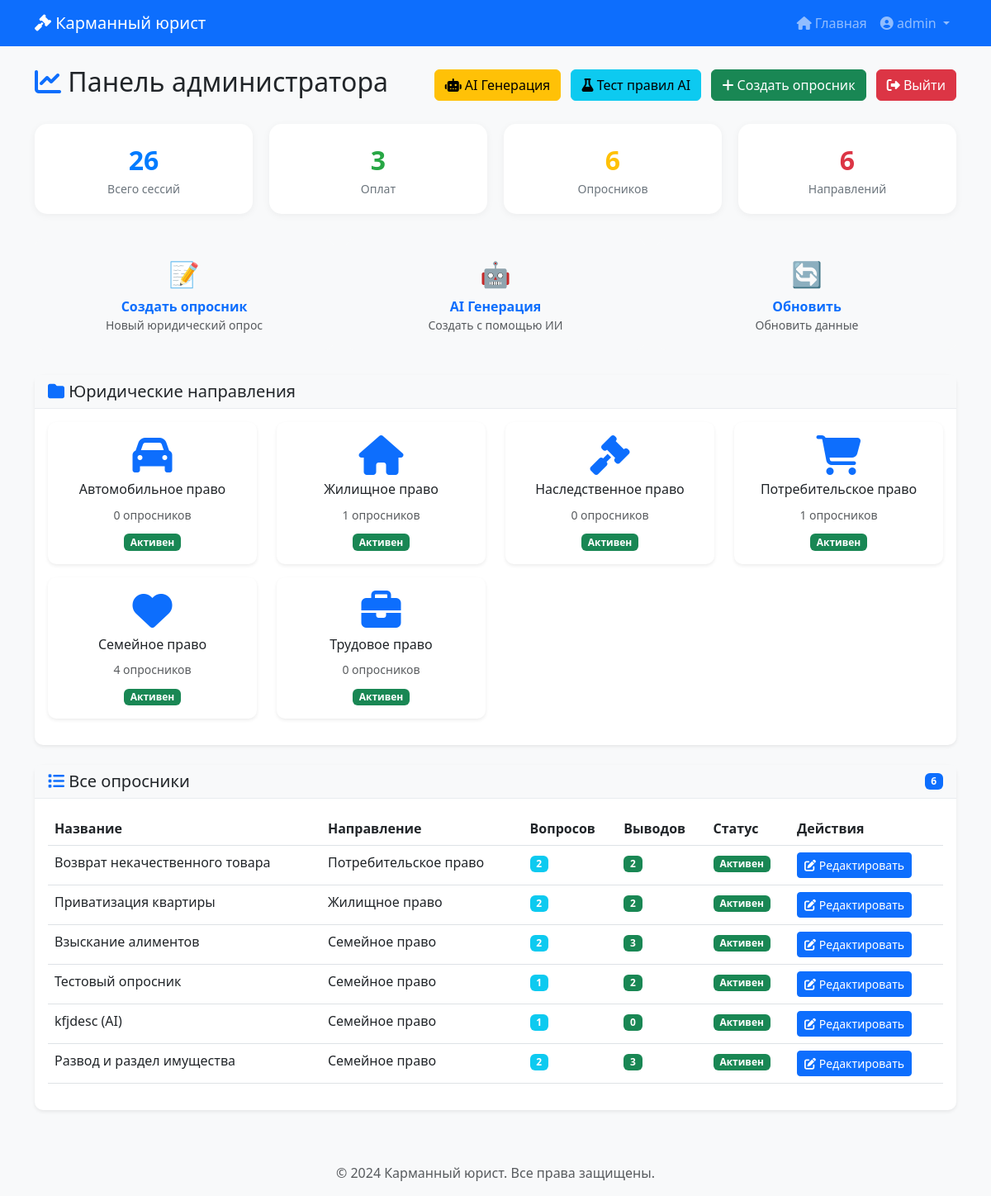
/admin-dashboard/ (signed in), run on the app's committed database.
### core/models.py (models this page shows, shortened)
class LegalDirection(models.Model):
    name = models.CharField('Название направления', max_length=200)
    description = models.TextField('Описание', blank=True)
    icon = models.CharField('Иконка (CSS класс)', max_length=50, blank=True)
    created_at = models.DateTimeField('Дата создания', auto_now_add=True)
    updated_at = models.DateTimeField('Дата обновления', auto_now=True)
    is_active = models.BooleanField('Активно', default=True)
    class Meta:
        verbose_name = 'Юридическое направление'
        verbose_name_plural = 'Юридические направления'
        ordering = ['name']

class Questionnaire(models.Model):
    direction = models.ForeignKey(
        LegalDirection,
        on_delete=models.CASCADE,
        verbose_name='Направление',
        related_name='questionnaires'
    )
    name = models.CharField('Название опросника', max_length=200)
    description = models.TextField('Описание', blank=True)
    is_active = models.BooleanField('Активен', default=True)
    workflow = models.JSONField('Визуальный алгоритм', default=dict, blank=True)
    created_at = models.DateTimeField('Дата создания', auto_now_add=True)
    updated_at = models.DateTimeField('Дата обновления', auto_now=True)
    views_count = models.PositiveIntegerField('Просмотров', default=0)  # Добавить
    completions_count = models.PositiveIntegerField('Завершений', default=0)
    class Meta:
        verbose_name = 'Опросник'
        verbose_name_plural = 'Опросники'
        ordering = ['-created_at']

### core/views.py (the view)
# urls.py: path('admin-dashboard/', views.admin_dashboard, name='admin_dashboard'),
@login_required
def admin_dashboard(request):
    if not request.user.is_staff:
        return redirect('core:admin_login')
    directions = LegalDirection.objects.all()
    questionnaires = Questionnaire.objects.all()
    total_sessions = UserSession.objects.count()
    total_payments = Payment.objects.filter(status='paid').count()
    total_documents = GeneratedDocument.objects.count()
    total_rules = AIRules.objects.count()
    context = {
        'directions': directions,
        'questionnaires': questionnaires,
        'total_sessions': total_sessions,
        'total_payments': total_payments,
        'total_documents': total_documents,
        'total_rules': total_rules,
    }
    return render(request, 'admin/dashboard.html', context)

### core/templates/admin/dashboard.html (shortened to what this page needs)
{% extends 'base.html' %}
{% load static %}
{% block content %}
<div class="container mt-4">
    <div class="d-flex justify-content-between align-items-center mb-4">
        <h2><i class="fas fa-chart-line text-primary"></i> Панель администратора</h2>
        <div>
            <a href="{% url 'core:admin_generate_ai' %}" class="btn btn-warning me-2">
                <i class="fas fa-robot"></i> AI Генерация
            </a>
            <a href="{% url 'core:admin_test_rules' %}" class="btn btn-info me-2">
    <i class="fas fa-flask"></i> Тест правил AI
</a>
            <a href="{% url 'core:admin_add_questionnaire' %}" class="btn btn-success me-2">
                <i class="fas fa-plus"></i> Создать опросник
            </a>
            <a href="{% url 'core:admin_logout' %}" class="btn btn-danger">
                <i class="fas fa-sign-out-alt"></i> Выйти
            </a>
        </div>
    </div>
    <div class="dashboard-stats">
        <div class="stat-card primary">
            <div class="number">{{ total_sessions|default:0 }}</div>
            <div class="label">Всего сессий</div>
        </div>
        <div class="stat-card success">
            <div class="number">{{ total_payments|default:0 }}</div>
            <div class="label">Оплат</div>
        </div>
        <div class="stat-card warning">
            <div class="number">{{ questionnaires|length|default:0 }}</div>
            <div class="label">Опросников</div>
        </div>
        <div class="stat-card danger">
            <div class="number">{{ directions|length|default:0 }}</div>
            <div class="label">Направлений</div>
        </div>
    </div>
    <div class="quick-actions">
        <a href="{% url 'core:admin_add_questionnaire' %}" class="quick-action-btn text-decoration-none">
            <span class="icon">📝</span>
            <strong>Создать опросник</strong>
            <div class="text-muted small">Новый юридический опрос</div>
        </a>
        <a href="{% url 'core:admin_generate_ai' %}" class="quick-action-btn text-decoration-none">
            <span class="icon">🤖</span>
            <strong>AI Генерация</strong>
            <div class="text-muted small">Создать с помощью ИИ</div>
        </a>
        <a href="#" class="quick-action-btn text-decoration-none" onclick="window.location.reload()">
            <span class="icon">🔄</span>
            <strong>Обновить</strong>
            <div class="text-muted small">Обновить данные</div>
        </a>
    </div>
    <div class="card mb-4">
        <div class="card-header">
            <h5 class="mb-0"><i class="fas fa-folder text-primary"></i> Юридические направления</h5>
        </div>
        <div class="card-body">
            <div class="row">
                {% for direction in directions %}
                <div class="col-md-3 mb-3">
                    <div class="card h-100">
                        <div class="card-body text-center">
                            <i class="fas fa-{{ direction.icon|default:'balance-scale' }} fa-3x text-primary"></i>
                            <h6 class="mt-2">{{ direction.name }}</h6>
                            <small class="text-muted">{{ direction.questionnaires.count }} опросников</small>
                            <div class="mt-2">
                                <span class="badge bg-{% if direction.is_active %}success{% else %}danger{% endif %}">
                                    {% if direction.is_active %}Активен{% else %}Неактивен{% endif %}
                                </span>
                            </div>
                        </div>
                    </div>
                </div>
                {% empty %}
                <div class="col-12">
                    <p class="text-muted text-center">Нет направлений. Создайте первое!</p>
                </div>
                {% endfor %}
            </div>
        </div>
    </div>
    <div class="card">
        <div class="card-header d-flex justify-content-between align-items-center">
            <h5 class="mb-0"><i class="fas fa-list text-primary"></i> Все опросники</h5>
            <span class="badge bg-primary">{{ questionnaires|length }}</span>
        </div>
        <div class="card-body">
            <div class="table-responsive">
                <table class="table table-hover">
                    <thead>
                        <tr>
                            <th>Название</th>
                            <th>Направление</th>
                            <th>Вопросов</th>
                            <th>Выводов</th>
                            <th>Статус</th>
                            <th>Действия</th>
                        </tr>
                    </thead>
                    <tbody>
                        {% for q in questionnaires %}
                        <tr>
                            <td>{{ q.name }}</td>
                            <td>{{ q.direction.name }}</td>
                            <td><span class="badge bg-info">{{ q.questions.count }}</span></td>
                            <td><span class="badge bg-success">{{ q.conclusions.count }}</span></td>
                            <td>
                                <span class="badge bg-{% if q.is_active %}success{% else %}danger{% endif %}">
                                    {% if q.is_active %}Активен{% else %}Неактивен{% endif %}
                                </span>
                            </td>
                            <td>
                                <a href="{% url 'core:admin_questionnaire' q.id %}" class="btn btn-sm btn-primary">
                                    <i class="fas fa-edit"></i> Редактировать
                                </a>
                            </td>
                        </tr>
                        {% empty %}
                        <tr>
                            <td colspan="6" class="text-center text-muted">Нет опросников</td>
                        </tr>
                        {% endfor %}
                    </tbody>
                </table>
            </div>
        </div>
    </div>
</div>
{% endblock %}

### core/templates/base.html (shortened to what this page needs)
<!DOCTYPE html>
<html lang="ru">
<head>
    <link href="https://cdn.jsdelivr.net/npm/bootstrap@5.3.0/dist/css/bootstrap.min.css" rel="stylesheet">
    <link rel="stylesheet" href="https://cdnjs.cloudflare.com/ajax/libs/font-awesome/6.4.0/css/all.min.css">
    {% load static %}
    <link rel="stylesheet" href="{% static 'css/style.css' %}">
</head>
<body>
    <nav class="navbar navbar-expand-lg navbar-dark bg-primary">
        <div class="container">
            <a class="navbar-brand" href="{% url 'core:user_select_problem' %}">
                <i class="fas fa-gavel"></i> Карманный юрист
            </a>
            <div class="collapse navbar-collapse" id="navbarNav">
                <ul class="navbar-nav ms-auto">
                    <li class="nav-item">
                        <a class="nav-link" href="{% url 'core:user_select_problem' %}">
                            <i class="fas fa-home"></i> Главная
                        </a>
                    </li>
                    {% if user.is_authenticated %}
                        <li class="nav-item dropdown">
                            <a class="nav-link dropdown-toggle" href="#" id="userDropdown" role="button" data-bs-toggle="dropdown">
                                <i class="fas fa-user-circle"></i> {{ user.username }}
                            </a>
                        </li>
                    {% else %}
                        <li class="nav-item">
                            <a class="nav-link" href="{% url 'core:admin_login' %}">
                                <i class="fas fa-user-cog"></i> Админ
                            </a>
                        </li>
                    {% endif %}
                </ul>
            </div>
        </div>
    </nav>
    <main>
        {% block content %}{% endblock %}
    </main>
    <footer class="bg-light text-center text-muted py-3 mt-5">
        <div class="container">
            <p class="mb-0">&copy; 2024 Карманный юрист. Все права защищены.</p>
        </div>
    </footer>
</body>
</html>

### core/static/css/style.css (style rules this page uses)
body { font-family: 'Segoe UI', Tahoma, Geneva, Verdana, sans-serif; background-color: #f8f9fa; }
.card { box-shadow: 0 0.125rem 0.25rem rgba(0, 0, 0, 0.075); border: none; border-radius: 10px; }
.card-header { background-color: #f8f9fa; border-bottom: 1px solid #e9ecef; }

### core/templates/admin/dashboard.html (style rules this page uses)
.dashboard-stats { display: grid; grid-template-columns: repeat(4, 1fr); gap: 20px; margin-bottom: 30px; }
.stat-card { background: white; border-radius: 15px; padding: 20px; box-shadow: 0 2px 10px rgba(0,0,0,0.05); text-align: center; }
.stat-card .number { font-size: 32px; font-weight: bold; }
.stat-card .label { color: #6c757d; font-size: 14px; }
.stat-card.primary .number { color: #007bff; }
.stat-card.success .number { color: #28a745; }
.stat-card.warning .number { color: #ffc107; }
.stat-card.danger .number { color: #dc3545; }
.quick-actions { display: grid; grid-template-columns: repeat(3, 1fr); gap: 15px; margin-bottom: 30px; }
.quick-action-btn { padding: 20px; border-radius: 12px; border: none; background: #f8f9fa; transition: all 0.3s; text-align: center; }
.quick-action-btn .icon { font-size: 30px; display: block; margin-bottom: 5px; }

### data on the page
LegalDirection: name "Автомобильное право", questionnaires.count "0", is_active "Активен"
LegalDirection: name "Жилищное право", questionnaires.count "1", is_active "Активен"
LegalDirection: name "Наследственное право", questionnaires.count "0", is_active "Активен"
LegalDirection: name "Потребительское право", questionnaires.count "1", is_active "Активен"
LegalDirection: name "Семейное право", questionnaires.count "4", is_active "Активен"
LegalDirection: name "Трудовое право", questionnaires.count "0", is_active "Активен"
Questionnaire: name "Возврат некачественного товара", direction.name "Потребительское право", questions.count "2", conclusions.count "2", is_active "Активен"
Questionnaire: name "Приватизация квартиры", direction.name "Жилищное право", questions.count "2", conclusions.count "2", is_active "Активен"
Questionnaire: name "Взыскание алиментов", direction.name "Семейное право", questions.count "2", conclusions.count "3", is_active "Активен"
Questionnaire: name "Тестовый опросник", direction.name "Семейное право", questions.count "1", conclusions.count "2", is_active "Активен"
Questionnaire: name "kfjdesc (AI)", direction.name "Семейное право", questions.count "1", conclusions.count "0", is_active "Активен"
Questionnaire: name "Развод и раздел имущества", direction.name "Семейное право", questions.count "2", conclusions.count "3", is_active "Активен"

### other printed values
{{ user.username }} "admin"
{{ total_sessions|default:0 }} "26"
{{ total_payments|default:0 }} "3"
{{ questionnaires|length|default:0 }} "6"
{{ directions|length|default:0 }} "6"
{{ questionnaires|length }} "6"
